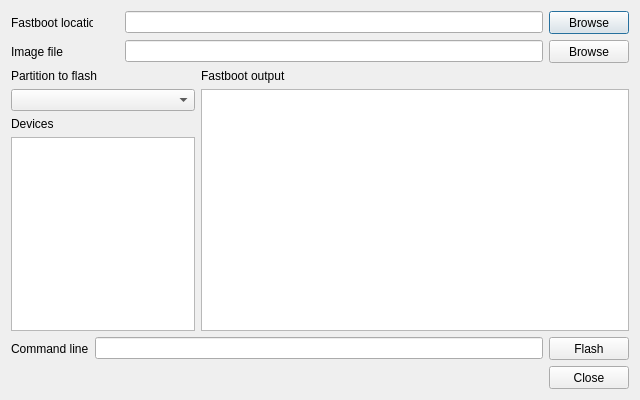
<?xml version="1.0" encoding="UTF-8"?>
<ui version="4.0">
 <class>DialogFastboot</class>
 <widget class="QDialog" name="DialogFastboot">
  <property name="geometry">
   <rect>
    <x>0</x>
    <y>0</y>
    <width>640</width>
    <height>400</height>
   </rect>
  </property>
  <property name="windowTitle">
   <string>Dialog</string>
  </property>
  <layout class="QVBoxLayout" name="verticalLayout">
   <item>
    <layout class="QHBoxLayout" name="horizontalLayout">
     <item>
      <widget class="QLabel" name="labelFastbootFile">
       <property name="minimumSize">
        <size>
         <width>82</width>
         <height>23</height>
        </size>
       </property>
       <property name="maximumSize">
        <size>
         <width>82</width>
         <height>23</height>
        </size>
       </property>
       <property name="text">
        <string>Fastboot location</string>
       </property>
      </widget>
     </item>
     <item>
      <widget class="QLabel" name="labelFastbootFileStatus">
       <property name="minimumSize">
        <size>
         <width>20</width>
         <height>20</height>
        </size>
       </property>
       <property name="maximumSize">
        <size>
         <width>20</width>
         <height>20</height>
        </size>
       </property>
       <property name="text">
        <string/>
       </property>
       <property name="pixmap">
        <pixmap resource="icons.qrc">:/icons/icons/red_cross.png</pixmap>
       </property>
       <property name="scaledContents">
        <bool>true</bool>
       </property>
      </widget>
     </item>
     <item>
      <widget class="QLineEdit" name="lineFastbootFile"/>
     </item>
     <item>
      <widget class="QPushButton" name="pushBrowseFastboot">
       <property name="minimumSize">
        <size>
         <width>0</width>
         <height>23</height>
        </size>
       </property>
       <property name="maximumSize">
        <size>
         <width>16777215</width>
         <height>23</height>
        </size>
       </property>
       <property name="text">
        <string>Browse</string>
       </property>
      </widget>
     </item>
    </layout>
   </item>
   <item>
    <layout class="QHBoxLayout" name="horizontalLayout_4">
     <item>
      <widget class="QLabel" name="labelImageFile">
       <property name="minimumSize">
        <size>
         <width>82</width>
         <height>23</height>
        </size>
       </property>
       <property name="maximumSize">
        <size>
         <width>82</width>
         <height>23</height>
        </size>
       </property>
       <property name="text">
        <string>Image file</string>
       </property>
      </widget>
     </item>
     <item>
      <widget class="QLabel" name="labelImageFileStatus">
       <property name="minimumSize">
        <size>
         <width>20</width>
         <height>20</height>
        </size>
       </property>
       <property name="maximumSize">
        <size>
         <width>20</width>
         <height>20</height>
        </size>
       </property>
       <property name="text">
        <string/>
       </property>
       <property name="pixmap">
        <pixmap resource="icons.qrc">:/icons/icons/red_cross.png</pixmap>
       </property>
       <property name="scaledContents">
        <bool>true</bool>
       </property>
      </widget>
     </item>
     <item>
      <widget class="QLineEdit" name="lineImageFile"/>
     </item>
     <item>
      <widget class="QPushButton" name="pushBrowseImage">
       <property name="minimumSize">
        <size>
         <width>0</width>
         <height>23</height>
        </size>
       </property>
       <property name="maximumSize">
        <size>
         <width>16777215</width>
         <height>23</height>
        </size>
       </property>
       <property name="text">
        <string>Browse</string>
       </property>
      </widget>
     </item>
    </layout>
   </item>
   <item>
    <layout class="QHBoxLayout" name="horizontalLayout_2" stretch="30,70">
     <item>
      <layout class="QVBoxLayout" name="verticalLayout_2">
       <item>
        <widget class="QLabel" name="labelPartition">
         <property name="text">
          <string>Partition to flash</string>
         </property>
        </widget>
       </item>
       <item>
        <widget class="QComboBox" name="boxPartition"/>
       </item>
       <item>
        <widget class="QLabel" name="labelDevices">
         <property name="text">
          <string>Devices</string>
         </property>
        </widget>
       </item>
       <item>
        <widget class="QListWidget" name="listDevices"/>
       </item>
      </layout>
     </item>
     <item>
      <layout class="QVBoxLayout" name="verticalLayout_3">
       <item>
        <widget class="QLabel" name="labelOutput">
         <property name="text">
          <string>Fastboot output</string>
         </property>
        </widget>
       </item>
       <item>
        <widget class="QTextEdit" name="textOutput"/>
       </item>
      </layout>
     </item>
    </layout>
   </item>
   <item>
    <layout class="QHBoxLayout" name="horizontalLayout_6">
     <item>
      <widget class="QLabel" name="labelCommandLine">
       <property name="text">
        <string>Command line</string>
       </property>
      </widget>
     </item>
     <item>
      <widget class="QLineEdit" name="lineCommandLine"/>
     </item>
     <item>
      <widget class="QPushButton" name="pushFlash">
       <property name="minimumSize">
        <size>
         <width>0</width>
         <height>23</height>
        </size>
       </property>
       <property name="maximumSize">
        <size>
         <width>16777215</width>
         <height>23</height>
        </size>
       </property>
       <property name="text">
        <string>Flash</string>
       </property>
      </widget>
     </item>
    </layout>
   </item>
   <item>
    <layout class="QHBoxLayout" name="horizontalLayout_3">
     <item>
      <spacer name="horizontalSpacer">
       <property name="orientation">
        <enum>Qt::Horizontal</enum>
       </property>
       <property name="sizeHint" stdset="0">
        <size>
         <width>40</width>
         <height>20</height>
        </size>
       </property>
      </spacer>
     </item>
     <item>
      <widget class="QPushButton" name="pushClose">
       <property name="minimumSize">
        <size>
         <width>0</width>
         <height>23</height>
        </size>
       </property>
       <property name="maximumSize">
        <size>
         <width>16777215</width>
         <height>23</height>
        </size>
       </property>
       <property name="text">
        <string>Close</string>
       </property>
      </widget>
     </item>
    </layout>
   </item>
  </layout>
 </widget>
 <resources>
  <include location="icons.qrc"/>
 </resources>
 <connections/>
</ui>
